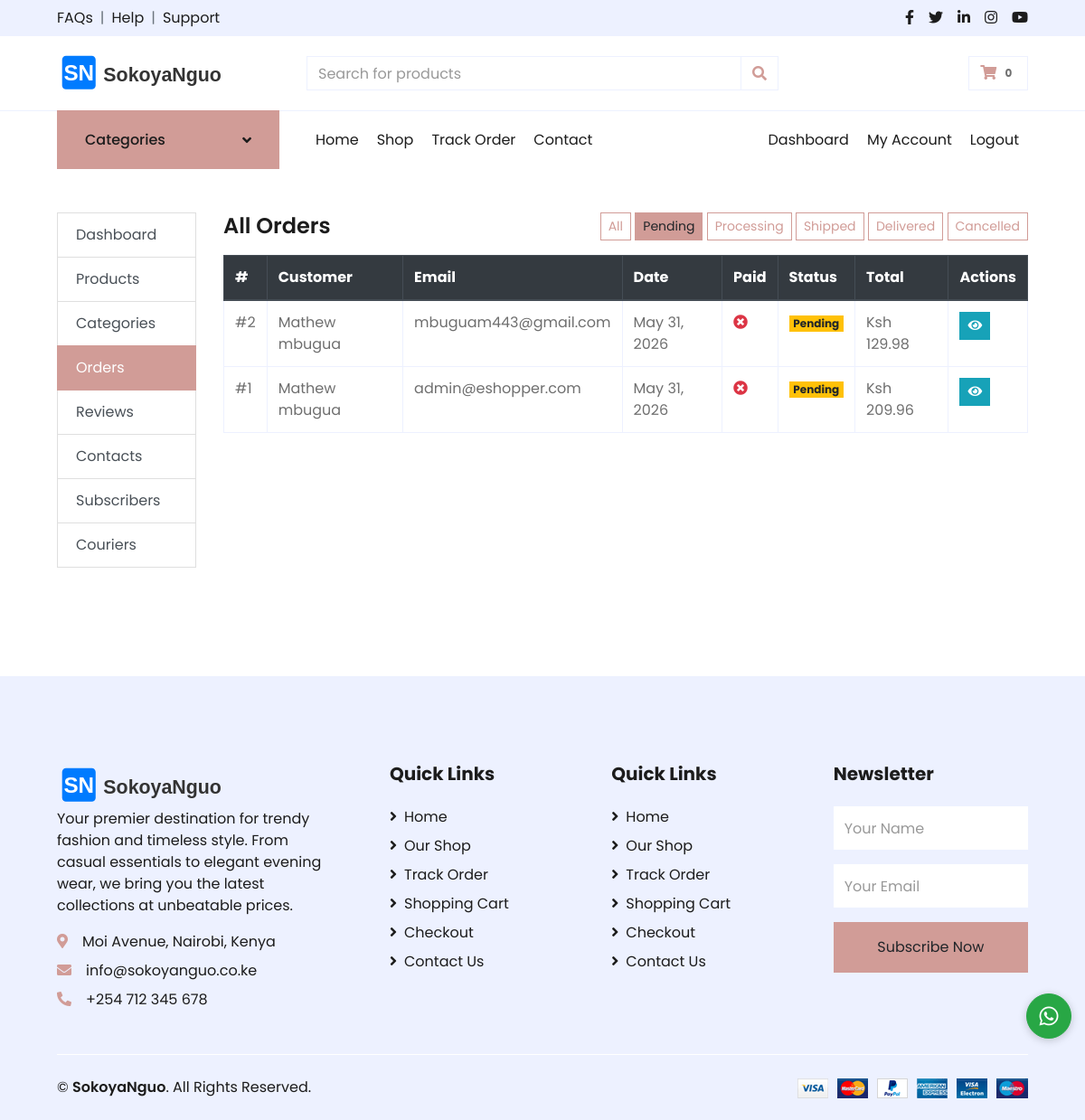
The page /dashboard/orders/?status=pending (signed in) on the database as committed earlier.
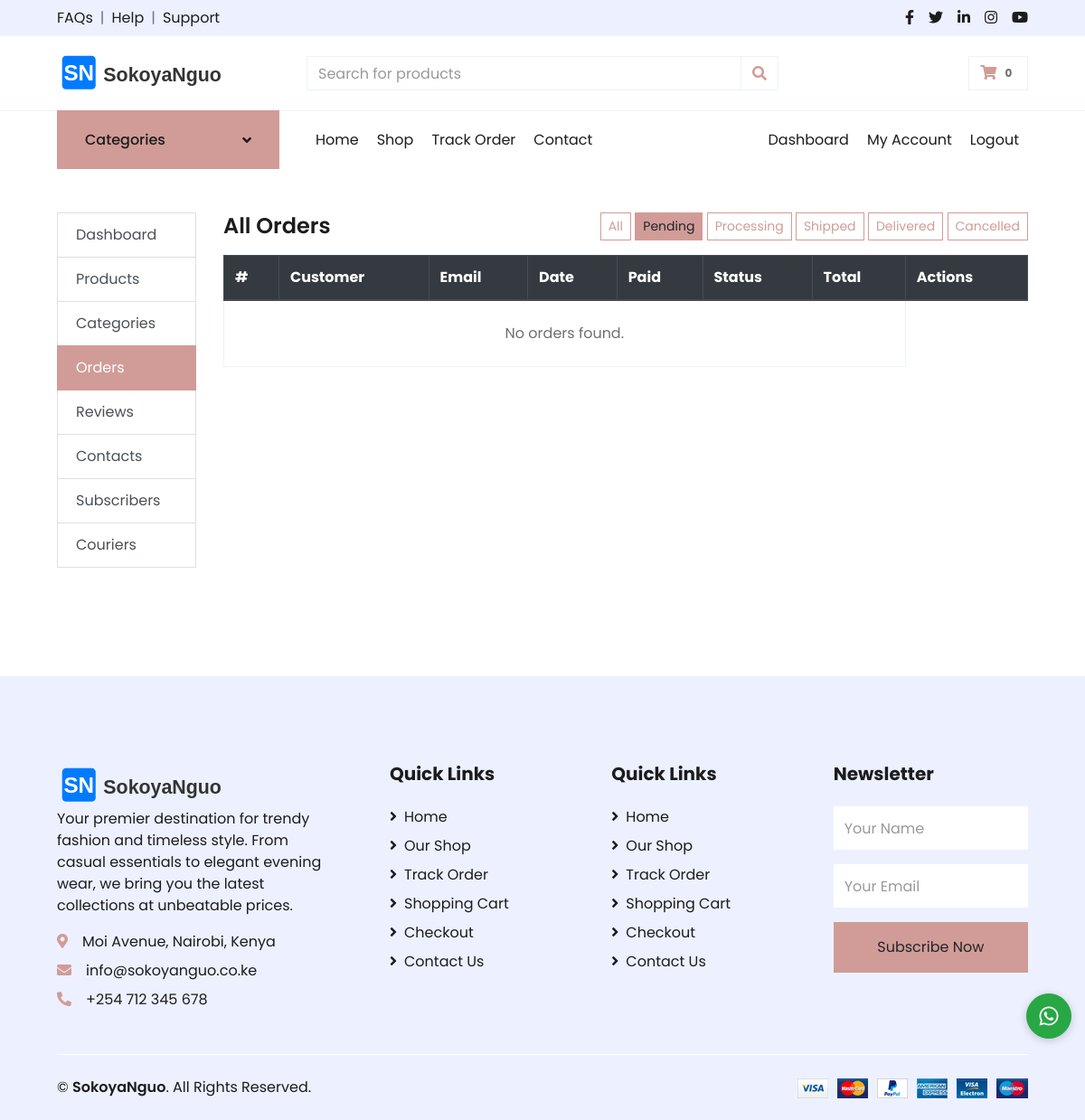
The same page on the database as committed later.
### store/models.py (models this page shows, shortened)
class Order(models.Model):
    STATUS_CHOICES = [
        ('pending', 'Pending'),
        ('processing', 'Processing'),
        ('shipped', 'Shipped'),
        ('delivered', 'Delivered'),
        ('cancelled', 'Cancelled'),
    ]
    user = models.ForeignKey(User, on_delete=models.CASCADE, null=True, blank=True)
    first_name = models.CharField(max_length=100)
    last_name = models.CharField(max_length=100)
    email = models.EmailField()
    phone = models.CharField(max_length=20)
    address_line1 = models.CharField(max_length=255)
    address_line2 = models.CharField(max_length=255, blank=True)
    country = models.CharField(max_length=100)
    city = models.CharField(max_length=100)
    state = models.CharField(max_length=100)
    zip_code = models.CharField(max_length=20)
    shipping_to_different = models.BooleanField(default=False)
    shipping_first_name = models.CharField(max_length=100, blank=True)
    shipping_last_name = models.CharField(max_length=100, blank=True)
    shipping_email = models.EmailField(blank=True)
    shipping_phone = models.CharField(max_length=20, blank=True)
    shipping_address_line1 = models.CharField(max_length=255, blank=True)
    shipping_address_line2 = models.CharField(max_length=255, blank=True)
    shipping_country = models.CharField(max_length=100, blank=True)
    shipping_city = models.CharField(max_length=100, blank=True)
    shipping_state = models.CharField(max_length=100, blank=True)
    shipping_zip_code = models.CharField(max_length=20, blank=True)
    payment_method = models.CharField(max_length=50, default='direct_check')
    mpesa_phone = models.CharField(max_length=20, blank=True)
    mpesa_transaction_id = models.CharField(max_length=100, blank=True)
    mpesa_request_id = models.CharField(max_length=100, blank=True)
    subtotal = models.DecimalField(max_digits=10, decimal_places=2)
    shipping_cost = models.DecimalField(max_digits=10, decimal_places=2, default=10.00)
    total = models.DecimalField(max_digits=10, decimal_places=2)
    status = models.CharField(max_length=20, choices=STATUS_CHOICES, default='pending')
    is_paid = models.BooleanField(default=False)
    paid_at = models.DateTimeField(null=True, blank=True)
    notes = models.TextField(blank=True)
    tracking_number = models.CharField(max_length=200, blank=True)
    courier_name = models.CharField(max_length=200, blank=True)
    estimated_delivery = models.DateField(null=True, blank=True)
    created_at = models.DateTimeField(auto_now_add=True)
    updated_at = models.DateTimeField(auto_now=True)
    class Meta:
        ordering = ['-created_at']

### store/dashboard_views.py (the view)
# urls.py: path('orders/', dashboard_views.order_list, name='order_list'),
@staff_required
def order_list(request):
    status_filter = request.GET.get('status', '')
    orders = Order.objects.all().order_by('-created_at')
    if status_filter:
        orders = orders.filter(status=status_filter)
    return render(request, 'dashboard/order_list.html', {'orders': orders, 'status_filter': status_filter})

### templates/dashboard/order_list.html (shortened to what this page needs)
{% extends 'dashboard/base.html' %}
{% load static %}
{% block dashboard_content %}
<div class="d-flex justify-content-between align-items-center mb-3">
    <h4 class="font-weight-semi-bold mb-0">All Orders</h4>
    <div>
        <a href="{% url 'dashboard:order_list' %}" class="btn btn-sm {% if not status_filter %}btn-primary{% else %}btn-outline-primary{% endif %}">All</a>
        <a href="?status=pending" class="btn btn-sm {% if status_filter == 'pending' %}btn-primary{% else %}btn-outline-primary{% endif %}">Pending</a>
        <a href="?status=processing" class="btn btn-sm {% if status_filter == 'processing' %}btn-primary{% else %}btn-outline-primary{% endif %}">Processing</a>
        <a href="?status=shipped" class="btn btn-sm {% if status_filter == 'shipped' %}btn-primary{% else %}btn-outline-primary{% endif %}">Shipped</a>
        <a href="?status=delivered" class="btn btn-sm {% if status_filter == 'delivered' %}btn-primary{% else %}btn-outline-primary{% endif %}">Delivered</a>
        <a href="?status=cancelled" class="btn btn-sm {% if status_filter == 'cancelled' %}btn-primary{% else %}btn-outline-primary{% endif %}">Cancelled</a>
    </div>
</div>
<div class="table-responsive">
    <table class="table table-bordered table-hover">
        <thead class="thead-dark">
            <tr>
                <th>#</th>
                <th>Customer</th>
                <th>Email</th>
                <th>Date</th>
                <th>Paid</th>
                <th>Status</th>
                <th>Total</th>
                <th>Actions</th>
            </tr>
        </thead>
        <tbody>
            {% for order in orders %}
            <tr>
                <td>#{{ order.id }}</td>
                <td>{{ order.first_name }} {{ order.last_name }}</td>
                <td>{{ order.email }}</td>
                <td>{{ order.created_at|date:"M d, Y" }}</td>
                <td>{% if order.is_paid %}<i class="fa fa-check-circle text-success" title="Paid"></i>{% else %}<i class="fa fa-times-circle text-danger" title="Unpaid"></i>{% endif %}</td>
                <td><span class="badge badge-{% if order.status == 'pending' %}warning{% elif order.status == 'processing' %}info{% elif order.status == 'shipped' %}primary{% elif order.status == 'delivered' %}success{% elif order.status == 'cancelled' %}danger{% else %}secondary{% endif %}">{{ order.get_status_display }}</span></td>
                <td>Ksh {{ order.total }}</td>
                <td><a href="{% url 'dashboard:order_detail' order.id %}" class="btn btn-sm btn-info"><i class="fa fa-eye"></i></a></td>
            </tr>
            {% empty %}
            <tr><td colspan="7" class="text-center py-4">No orders found.</td></tr>
            {% endfor %}
        </tbody>
    </table>
</div>
{% endblock %}

Rows that differ between the two databases and show on the page:
removed Order: id "2", first_name "Mathew", last_name "mbugua", email "mbuguam443@gmail.com", created_at "May 31, 2026", is_paid False (drawn), status "Pending", total "129.98"
removed Order: id "1", first_name "Mathew", last_name "mbugua", email "admin@eshopper.com", created_at "May 31, 2026", is_paid False (drawn), status "Pending", total "209.96"
Other text that changed with them:
text now shown: "No orders found."
